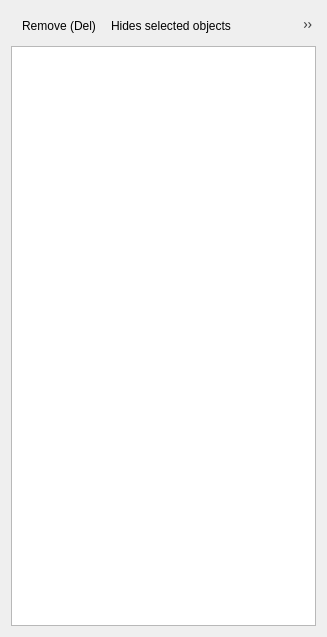
<?xml version="1.0" encoding="UTF-8"?>
<ui version="4.0">
 <class>SVNavigationTreeWidget</class>
 <widget class="QWidget" name="SVNavigationTreeWidget">
  <property name="geometry">
   <rect>
    <x>0</x>
    <y>0</y>
    <width>327</width>
    <height>637</height>
   </rect>
  </property>
  <property name="windowTitle">
   <string>Interface/Boundary</string>
  </property>
  <layout class="QVBoxLayout" name="verticalLayout">
   <item>
    <widget class="QToolBar" name="toolBar">
     <property name="sizePolicy">
      <sizepolicy hsizetype="Preferred" vsizetype="Fixed">
       <horstretch>0</horstretch>
       <verstretch>0</verstretch>
      </sizepolicy>
     </property>
     <property name="maximumSize">
      <size>
       <width>16777215</width>
       <height>32</height>
      </size>
     </property>
     <property name="autoFillBackground">
      <bool>true</bool>
     </property>
     <property name="iconSize">
      <size>
       <width>24</width>
       <height>24</height>
      </size>
     </property>
     <property name="floatable">
      <bool>false</bool>
     </property>
     <addaction name="actionRemoveSelected"/>
     <addaction name="actionHideSelected"/>
     <addaction name="actionShowSelected"/>
     <addaction name="actionSelect_all"/>
     <addaction name="actionInvertSelection"/>
     <addaction name="actionSmartSelect"/>
    </widget>
   </item>
   <item>
    <widget class="QTreeWidget" name="treeWidget">
     <property name="selectionMode">
      <enum>QAbstractItemView::NoSelection</enum>
     </property>
     <property name="headerHidden">
      <bool>true</bool>
     </property>
     <property name="expandsOnDoubleClick">
      <bool>false</bool>
     </property>
     <column>
      <property name="text">
       <string notr="true">1</string>
      </property>
     </column>
    </widget>
   </item>
  </layout>
  <action name="actionRemoveSelected">
   <property name="icon">
    <iconset resource="../resources/SIM-VICUS.qrc">
     <normaloff>:/gfx/actions/24x24/minus.png</normaloff>:/gfx/actions/24x24/minus.png</iconset>
   </property>
   <property name="text">
    <string>Remove (Del)</string>
   </property>
   <property name="toolTip">
    <string>Removed selected objects (Del)</string>
   </property>
   <property name="shortcut">
    <string>Del</string>
   </property>
  </action>
  <action name="actionShowSelected">
   <property name="icon">
    <iconset resource="../resources/SIM-VICUS.qrc">
     <normaloff>:/gfx/actions/16x16/help-hint.png</normaloff>:/gfx/actions/16x16/help-hint.png</iconset>
   </property>
   <property name="text">
    <string>Show selected objects</string>
   </property>
   <property name="toolTip">
    <string>Makes all selected objects visible (F7)</string>
   </property>
   <property name="shortcut">
    <string>F7</string>
   </property>
  </action>
  <action name="actionHideSelected">
   <property name="icon">
    <iconset resource="../resources/SIM-VICUS.qrc">
     <normaloff>:/gfx/actions/16x16/help-hint_gray.png</normaloff>:/gfx/actions/16x16/help-hint_gray.png</iconset>
   </property>
   <property name="text">
    <string>Hides selected objects</string>
   </property>
   <property name="toolTip">
    <string>Hides all selected objects (F6)</string>
   </property>
   <property name="shortcut">
    <string>F6</string>
   </property>
  </action>
  <action name="actionSelect_all">
   <property name="icon">
    <iconset resource="../resources/SIM-VICUS.qrc">
     <normaloff>:/gfx/actions/16x16/checkbox-full.png</normaloff>:/gfx/actions/16x16/checkbox-full.png</iconset>
   </property>
   <property name="text">
    <string>Select all</string>
   </property>
   <property name="toolTip">
    <string>Selects all selectable objects (Ctrl + A)</string>
   </property>
   <property name="shortcut">
    <string>Ctrl+A</string>
   </property>
  </action>
  <action name="actionDeselect_all">
   <property name="text">
    <string>Deselect all</string>
   </property>
   <property name="toolTip">
    <string>Deselects all objects (Esc)</string>
   </property>
   <property name="shortcut">
    <string>Esc</string>
   </property>
  </action>
  <action name="actionSmartSelect">
   <property name="icon">
    <iconset resource="../resources/SIM-VICUS.qrc">
     <normaloff>:/gfx/actions/search.png</normaloff>:/gfx/actions/search.png</iconset>
   </property>
   <property name="text">
    <string>Smart select</string>
   </property>
   <property name="toolTip">
    <string>Select objects based on properties (Ctrl + .)</string>
   </property>
   <property name="shortcut">
    <string>Ctrl+.</string>
   </property>
  </action>
  <action name="actionInvertSelection">
   <property name="icon">
    <iconset resource="../resources/SIM-VICUS.qrc">
     <normaloff>:/gfx/actions/16x16/checkbox-inverted.png</normaloff>:/gfx/actions/16x16/checkbox-inverted.png</iconset>
   </property>
   <property name="text">
    <string>Invert selection</string>
   </property>
   <property name="toolTip">
    <string>Inverts current selection (Ctrl + I)</string>
   </property>
   <property name="shortcut">
    <string>Ctrl+I</string>
   </property>
  </action>
 </widget>
 <resources>
  <include location="../resources/SIM-VICUS.qrc"/>
 </resources>
 <connections/>
</ui>
